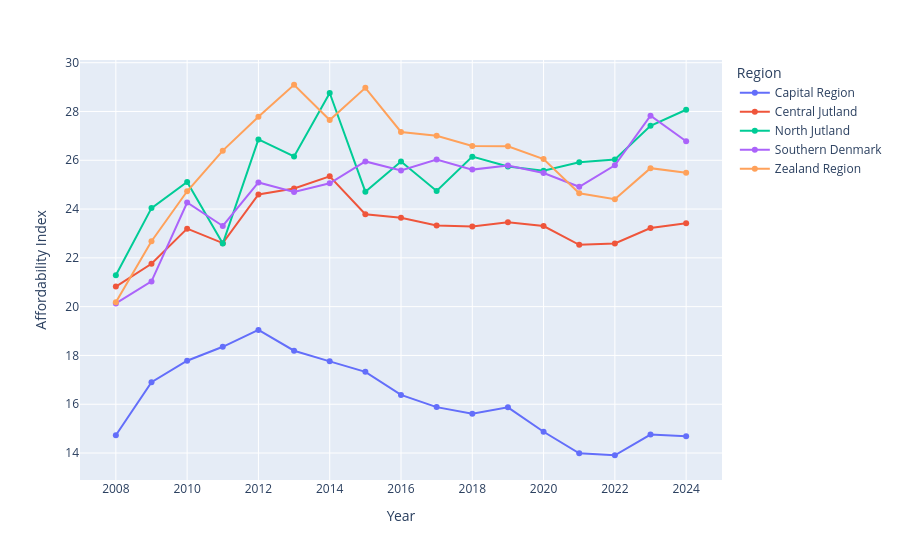

This figure's notebook cell:
### Markdown cell above
### Fig 3 — Regional affordability lines

### Code cell
fig = px.line(
    df_reg, x='year', y='affordability', color='Region',
    labels={'affordability': 'Affordability Index', 'year': 'Year'},
    markers=True,
)
fig.update_layout(hovermode='x unified')
fig.write_html('Figures/regional_affordability_lines.html')
fig.show()

### Figure 1 — Plotly figure (JSON) as saved in the notebook; plotly's stock layout.template omitted (floating-point values rounded to 4 significant figures)
{"data": [{"hovertemplate": "Region=Capital Region<br>Year=%{x}<br>Affordability Index=%{y}<extra></extra>", "legendgroup": "Capital Region", "line": {"color": "#636efa", "dash": "solid"}, "marker": {"symbol": "circle"}, "mode": "lines+markers", "name": "Capital Region", "orientation": "v", "showlegend": true, "type": "scatter", "x": [2008, 2009, 2010, 2011, 2012, 2013, 2014, 2015, 2016, 2017, 2018, 2019, 2020, 2021, 2022, 2023, 2024], "xaxis": "x", "y": [14.73, 16.9, 17.78, 18.35, 19.05, 18.19, 17.76, 17.33, 16.38, 15.88, 15.61, 15.87, 14.87, 13.99, 13.91, 14.76, 14.69], "yaxis": "y"}, {"hovertemplate": "Region=Central Jutland<br>Year=%{x}<br>Affordability Index=%{y}<extra></extra>", "legendgroup": "Central Jutland", "line": {"color": "#EF553B", "dash": "solid"}, "marker": {"symbol": "circle"}, "mode": "lines+markers", "name": "Central Jutland", "orientation": "v", "showlegend": true, "type": "scatter", "x": [2008, 2009, 2010, 2011, 2012, 2013, 2014, 2015, 2016, 2017, 2018, 2019, 2020, 2021, 2022, 2023, 2024], "xaxis": "x", "y": [20.82, 21.76, 23.2, 22.6, 24.6, 24.84, 25.34, 23.79, 23.65, 23.33, 23.28, 23.46, 23.3, 22.54, 22.59, 23.22, 23.42], "yaxis": "y"}, {"hovertemplate": "Region=North Jutland<br>Year=%{x}<br>Affordability Index=%{y}<extra></extra>", "legendgroup": "North Jutland", "line": {"color": "#00cc96", "dash": "solid"}, "marker": {"symbol": "circle"}, "mode": "lines+markers", "name": "North Jutland", "orientation": "v", "showlegend": true, "type": "scatter", "x": [2008, 2009, 2010, 2011, 2012, 2013, 2014, 2015, 2016, 2017, 2018, 2019, 2020, 2021, 2022, 2023, 2024], "xaxis": "x", "y": [21.29, 24.04, 25.11, 22.59, 26.86, 26.15, 28.76, 24.71, 25.95, 24.74, 26.15, 25.74, 25.57, 25.92, 26.03, 27.42, 28.07], "yaxis": "y"}, {"hovertemplate": "Region=Southern Denmark<br>Year=%{x}<br>Affordability Index=%{y}<extra></extra>", "legendgroup": "Southern Denmark", "line": {"color": "#ab63fa", "dash": "solid"}, "marker": {"symbol": "circle"}, "mode": "lines+markers", "name": "Southern Denmark", "orientation": "v", "showlegend": true, "type": "scatter", "x": [2008, 2009, 2010, 2011, 2012, 2013, 2014, 2015, 2016, 2017, 2018, 2019, 2020, 2021, 2022, 2023, 2024], "xaxis": "x", "y": [20.13, 21.04, 24.27, 23.31, 25.09, 24.7, 25.06, 25.95, 25.59, 26.03, 25.62, 25.79, 25.48, 24.91, 25.8, 27.83, 26.78], "yaxis": "y"}, {"hovertemplate": "Region=Zealand Region<br>Year=%{x}<br>Affordability Index=%{y}<extra></extra>", "legendgroup": "Zealand Region", "line": {"color": "#FFA15A", "dash": "solid"}, "marker": {"symbol": "circle"}, "mode": "lines+markers", "name": "Zealand Region", "orientation": "v", "showlegend": true, "type": "scatter", "x": [2008, 2009, 2010, 2011, 2012, 2013, 2014, 2015, 2016, 2017, 2018, 2019, 2020, 2021, 2022, 2023, 2024], "xaxis": "x", "y": [20.18, 22.68, 24.73, 26.4, 27.78, 29.1, 27.65, 28.97, 27.16, 27.01, 26.59, 26.57, 26.05, 24.65, 24.4, 25.68, 25.49], "yaxis": "y"}], "layout": {"hovermode": "x unified", "legend": {"title": {"text": "Region"}, "tracegroupgap": 0}, "margin": {"t": 60}, "xaxis": {"anchor": "y", "domain": [0, 1], "title": {"text": "Year"}}, "yaxis": {"anchor": "x", "domain": [0, 1], "title": {"text": "Affordability Index"}}}}
